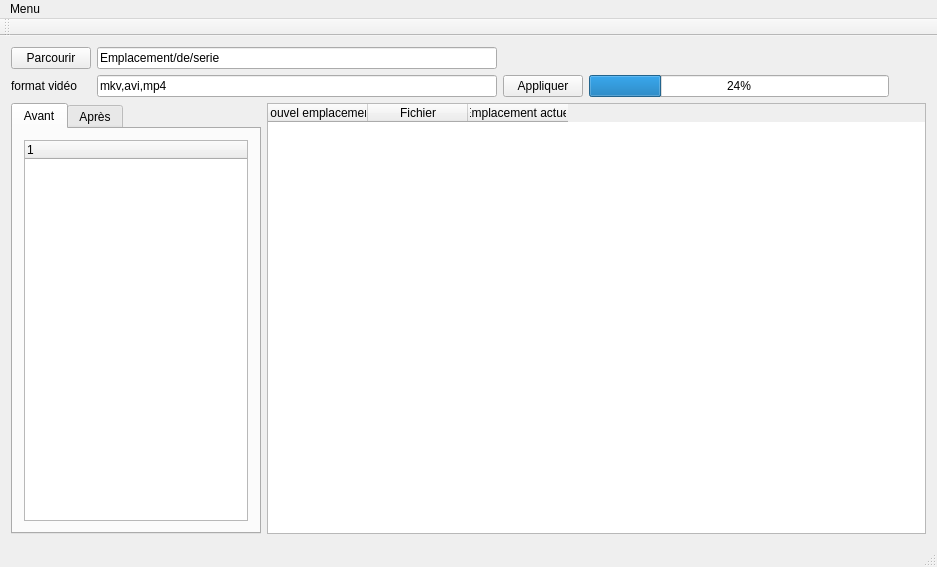
<?xml version="1.0" encoding="UTF-8"?>
<ui version="4.0">
 <class>principal</class>
 <widget class="QMainWindow" name="principal">
  <property name="geometry">
   <rect>
    <x>0</x>
    <y>0</y>
    <width>937</width>
    <height>567</height>
   </rect>
  </property>
  <property name="windowTitle">
   <string>TSeries</string>
  </property>
  <widget class="QWidget" name="centralWidget">
   <layout class="QGridLayout" name="gridLayout_3">
    <item row="0" column="0" colspan="2">
     <layout class="QGridLayout" name="gridLayout">
      <item row="0" column="1">
       <widget class="QLineEdit" name="eParcourir">
        <property name="minimumSize">
         <size>
          <width>400</width>
          <height>0</height>
         </size>
        </property>
        <property name="maximumSize">
         <size>
          <width>400</width>
          <height>16777215</height>
         </size>
        </property>
        <property name="text">
         <string>Emplacement/de/serie</string>
        </property>
       </widget>
      </item>
      <item row="0" column="0">
       <widget class="QPushButton" name="bParcourir">
        <property name="maximumSize">
         <size>
          <width>100</width>
          <height>16777215</height>
         </size>
        </property>
        <property name="text">
         <string>Parcourir</string>
        </property>
       </widget>
      </item>
      <item row="1" column="1">
       <widget class="QLineEdit" name="eFormat">
        <property name="minimumSize">
         <size>
          <width>400</width>
          <height>0</height>
         </size>
        </property>
        <property name="maximumSize">
         <size>
          <width>400</width>
          <height>16777215</height>
         </size>
        </property>
        <property name="text">
         <string>mkv,avi,mp4</string>
        </property>
       </widget>
      </item>
      <item row="1" column="2">
       <widget class="QPushButton" name="bValider">
        <property name="maximumSize">
         <size>
          <width>100</width>
          <height>16777215</height>
         </size>
        </property>
        <property name="text">
         <string>Appliquer</string>
        </property>
       </widget>
      </item>
      <item row="1" column="3">
       <widget class="QProgressBar" name="barChargement">
        <property name="minimumSize">
         <size>
          <width>300</width>
          <height>0</height>
         </size>
        </property>
        <property name="maximumSize">
         <size>
          <width>400</width>
          <height>16777215</height>
         </size>
        </property>
        <property name="value">
         <number>24</number>
        </property>
       </widget>
      </item>
      <item row="1" column="0">
       <widget class="QLabel" name="label">
        <property name="text">
         <string>format vidéo</string>
        </property>
       </widget>
      </item>
      <item row="1" column="4">
       <spacer name="horizontalSpacer">
        <property name="orientation">
         <enum>Qt::Horizontal</enum>
        </property>
        <property name="sizeHint" stdset="0">
         <size>
          <width>40</width>
          <height>20</height>
         </size>
        </property>
       </spacer>
      </item>
     </layout>
    </item>
    <item row="1" column="0">
     <widget class="QTabWidget" name="tabWidget">
      <property name="maximumSize">
       <size>
        <width>250</width>
        <height>16777215</height>
       </size>
      </property>
      <property name="currentIndex">
       <number>0</number>
      </property>
      <widget class="QWidget" name="tab">
       <attribute name="title">
        <string>Avant</string>
       </attribute>
       <layout class="QGridLayout" name="gridLayout_2">
        <item row="0" column="0">
         <widget class="QTreeWidget" name="treeAvant">
          <property name="maximumSize">
           <size>
            <width>300</width>
            <height>16777215</height>
           </size>
          </property>
          <column>
           <property name="text">
            <string/>
           </property>
          </column>
         </widget>
        </item>
       </layout>
      </widget>
      <widget class="QWidget" name="tab_2">
       <attribute name="title">
        <string>Après</string>
       </attribute>
       <layout class="QGridLayout" name="gridLayout_4">
        <item row="0" column="0">
         <widget class="QTreeWidget" name="treeApres">
          <column>
           <property name="text">
            <string/>
           </property>
          </column>
         </widget>
        </item>
       </layout>
      </widget>
     </widget>
    </item>
    <item row="1" column="1">
     <widget class="QTableWidget" name="tModif">
      <column>
       <property name="text">
        <string>Nouvel emplacement</string>
       </property>
      </column>
      <column>
       <property name="text">
        <string>Fichier</string>
       </property>
      </column>
      <column>
       <property name="text">
        <string>Emplacement actuel</string>
       </property>
      </column>
     </widget>
    </item>
   </layout>
  </widget>
  <widget class="QMenuBar" name="menuBar">
   <property name="geometry">
    <rect>
     <x>0</x>
     <y>0</y>
     <width>937</width>
     <height>25</height>
    </rect>
   </property>
   <widget class="QMenu" name="menuMenu">
    <property name="title">
     <string>Menu</string>
    </property>
    <addaction name="actionQuitter"/>
   </widget>
   <addaction name="menuMenu"/>
  </widget>
  <widget class="QToolBar" name="mainToolBar">
   <attribute name="toolBarArea">
    <enum>TopToolBarArea</enum>
   </attribute>
   <attribute name="toolBarBreak">
    <bool>false</bool>
   </attribute>
  </widget>
  <widget class="QStatusBar" name="statusBar"/>
  <action name="actionQuitter">
   <property name="text">
    <string>Quitter</string>
   </property>
  </action>
 </widget>
 <layoutdefault spacing="6" margin="11"/>
 <resources/>
 <connections>
  <connection>
   <sender>actionQuitter</sender>
   <signal>triggered()</signal>
   <receiver>principal</receiver>
   <slot>close()</slot>
   <hints>
    <hint type="sourcelabel">
     <x>-1</x>
     <y>-1</y>
    </hint>
    <hint type="destinationlabel">
     <x>247</x>
     <y>202</y>
    </hint>
   </hints>
  </connection>
 </connections>
</ui>
